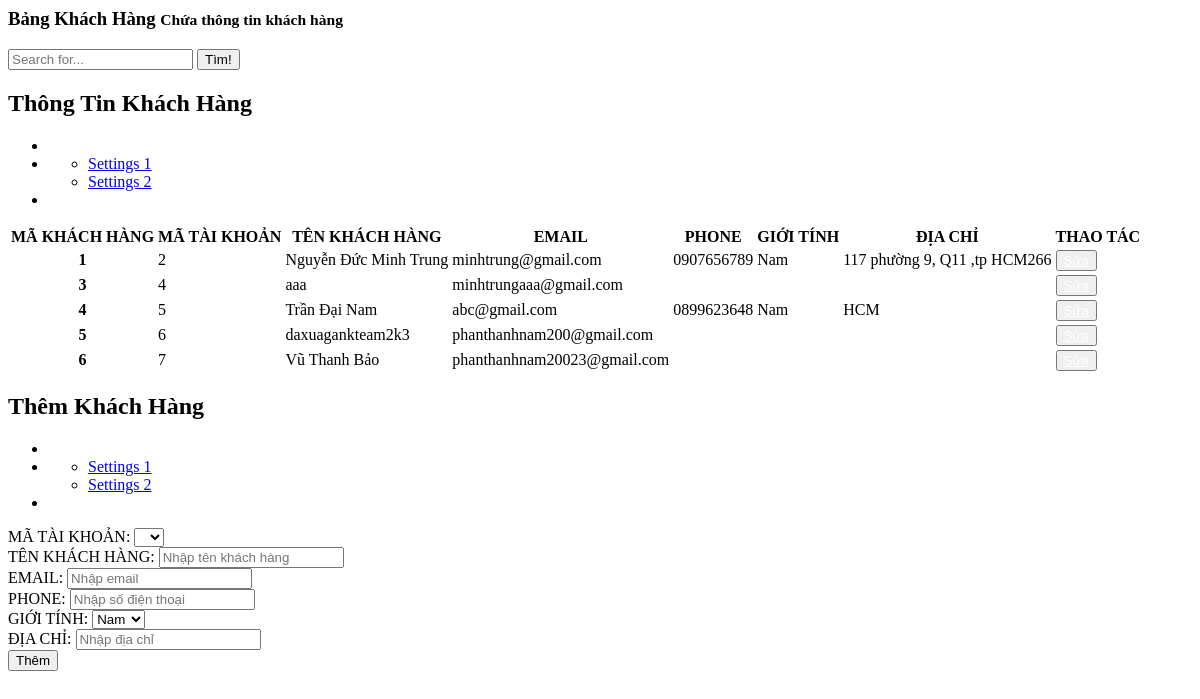
The app's page /admin/dashboard/manage_user.php with its own data.
### tables this page shows
CREATE TABLE `khachhang` (
  `MA_KH` int(10) UNSIGNED NOT NULL,
  `MA_TK` int(10) UNSIGNED DEFAULT NULL,
  `TEN_KH` varchar(50) NOT NULL,
  `EMAIL` varchar(40) NOT NULL,
  `PHONE` varchar(10) NOT NULL,
  `GIOI_TINH` varchar(10) NOT NULL,
  `DIA_CHI` varchar(50) DEFAULT NULL
);

### admin/dashboard/manage_user.php (the view, shortened to what this page needs)
<?php
$action_permission = "./action/add_user.php";
$displayadd = 'block';
$MA_TK = "";
$TEN_KH = "";
$EMAIL = "";
$PHONE = "";
$DIACHI = "";
?>
<div class="right_col" role="main">
  <div class="">
    <div class="page-title">
      <div class="title_left">
        <h3>Bảng Khách Hàng <small>Chứa thông tin khách hàng</small></h3>
      </div>
      <div class="title_right">
        <div class="col-md-5 col-sm-5 col-xs-12 form-group pull-right top_search">
          <div class="input-group">
            <input type="text" class="form-control" placeholder="Search for...">
            <span class="input-group-btn">
              <button class="btn btn-default" type="button">Tìm!</button>
            </span>
          </div>
        </div>
      </div>
    </div>
    <div class="row">
      <div class="col-md-8 col-sm-6 col-xs-12">
        <div class="x_panel">
          <div class="x_title">
            <h2>Thông Tin Khách Hàng </h2>
            <ul class="nav navbar-right panel_toolbox">
              <li><a class="collapse-link"><i class="fa fa-chevron-up"></i></a>
              </li>
              <li class="dropdown">
                <ul class="dropdown-menu" role="menu">
                  <li><a href="#">Settings 1</a>
                  </li>
                  <li><a href="#">Settings 2</a>
                  </li>
                </ul>
              </li>
              <li><a class="close-link"><i class="fa fa-close"></i></a>
              </li>
            </ul>
          </div>
          <div class="x_content" style="overflow: auto;">
            <table class="table table-striped">
              <thead>
                <tr>
                  <th>MÃ KHÁCH HÀNG</th>
                  <th>MÃ TÀI KHOẢN</th>
                  <th>TÊN KHÁCH HÀNG</th>
                  <th>EMAIL</th>
                  <th>PHONE</th>
                  <th>GIỚI TÍNH</th>
                  <th>ĐỊA CHỈ</th>
                  <th>THAO TÁC</th>
                </tr>
              </thead>
              <tbody>
                <?php
                $getUser = "SELECT * FROM khachhang";
                $Users = mysqli_query($connect, $getUser);
                while ($User = mysqli_fetch_array($Users)) {
                    if($User['GIOI_TINH']=='1'){
                        $sex="Nam";
                      } else if($User['GIOI_TINH']=='0'){
                        $sex = "Nữ";
                      } else if($User['GIOI_TINH']=='-1'){
                        $sex = "Khác";
                      }else $sex = $User['GIOI_TINH'];
                ?>
                  <tr>
                    <th scope="row"><?php echo $User['MA_KH']  ?></th>
                    <td><?php echo $User['MA_TK'] ?></td>
                    <td><?php echo $User['TEN_KH'] ?></td>
                    <td><?php echo $User['EMAIL'] ?></td>
                    <td><?php echo $User['PHONE'] ?></td>
                    <td><?php echo $sex ?></td>
                    <td><?php echo $User['DIA_CHI'] ?></td>
                    <td>
                      <button id="open-update-PN" type="button" class="btn btn-warning" onclick=''><a style="color: white;" href="index.php?manage=user&updatekh=<?php echo $User['MA_KH'] ?>">Sửa</a></button>
                    </td>
                  </tr>
                <?php
                }
                ?>
              </tbody>
            </table>
          </div>
        </div>
      </div>
      <div class="col-md-4 col-sm-6 col-xs-12">
        <div class="x_panel">
          <div class="x_title">
            <h2>Thêm Khách Hàng</h2>
            <ul class="nav navbar-right panel_toolbox">
              <li><a class="collapse-link"><i class="fa fa-chevron-up"></i></a>
              </li>
              <li class="dropdown">
                <ul class="dropdown-menu" role="menu">
                  <li><a href="#">Settings 1</a>
                  </li>
                  <li><a href="#">Settings 2</a>
                  </li>
                </ul>
              </li>
              <li><a class="close-link"><i class="fa fa-close"></i></a>
              </li>
            </ul>
          </div>
          <div class="x_content">
            <form action="<?php echo $action_permission ?>" method="get" id="form-customer">
              <div class="form-group">
                <div class="form-group">
                  <label for="matk">MÃ TÀI KHOẢN:</label>
                  <select class="form-control" id="matk" name="matk">
                    <option hidden value="<?php echo  $MA_TK ?>" selected><?php echo  $MA_TK ?></option>
                    <?php $getMA_TK = mysqli_query($connect, "SELECT MA_TK from taikhoan WHERE MA_GROUP_QUYEN=3");
                    while ($row_MA_TK = mysqli_fetch_array($getMA_TK)) {       ?>
                      <?php if ($row_MA_TK['MA_TK'] !== $MA_TK) : ?>
                        <option value="<?php echo $row_MA_TK['MA_TK'] ?>"><?php echo $row_MA_TK['MA_TK'] ?></option>
                      <?php endif; ?>
                    <?php  } ?>
                  </select>
                </div>
                <div class="form-group">
                  <label for="tenkh">TÊN KHÁCH HÀNG:</label>
                  <input type="text" class="form-control" id="tenkh" placeholder="Nhập tên khách hàng" name="tenkh" value="<?php echo  $TEN_KH ?>" require>
                </div>
                <div class="form-group">
                  <label for="email">EMAIL:</label>
                  <input type="text" class="form-control" id="email" placeholder="Nhập email" name="email" value="<?php echo  $EMAIL ?>" require>
                </div>
                <div class="form-group">
                  <label for="phone">PHONE:</label>
                  <input type="text" class="form-control" id="phone" placeholder="Nhập số điện thoại" name="phone" value="<?php echo $PHONE ?>" require>
                </div>
                <div class="form-group">
                  <label for="sex">GIỚI TÍNH:</label>
                  <select class="form-control" id="sex" name="sex">
                    <option value="1">Nam</option>
                  </select>
                </div>
                <div class="form-group">
                  <label for="dc">ĐỊA CHỈ:</label>
                  <input type="text" class="form-control" id="dc" placeholder="Nhập địa chỉ" name="dc" value="<?php echo  $DIACHI ?>" require>
                </div>
                <div id="button-add-PN" style="display:<?php echo $displayadd ?>">
                  <button type="submit" class="btn btn-success">Thêm</button>
                </div>
            </form>
          </div>
        </div>
      </div>
    </div>
  </div>
</div>

### records on screen
khachhang: MA_KH "1", MA_TK "2", TEN_KH "Nguyễn Đức Minh Trung", EMAIL "minhtrung@gmail.com", PHONE "0907656789", GIOI_TINH "Nam", DIA_CHI "117 phường 9, Q11 ,tp HCM266"
khachhang: MA_KH "3", MA_TK "4", TEN_KH "aaa", EMAIL "minhtrungaaa@gmail.com"
khachhang: MA_KH "4", MA_TK "5", TEN_KH "Trần Đại Nam", EMAIL "abc@gmail.com", PHONE "0899623648", GIOI_TINH "Nam", DIA_CHI "HCM"
khachhang: MA_KH "5", MA_TK "6", TEN_KH "daxuagankteam2k3", EMAIL "phanthanhnam200@gmail.com"
khachhang: MA_KH "6", MA_TK "7", TEN_KH "Vũ Thanh Bảo", EMAIL "phanthanhnam20023@gmail.com"
